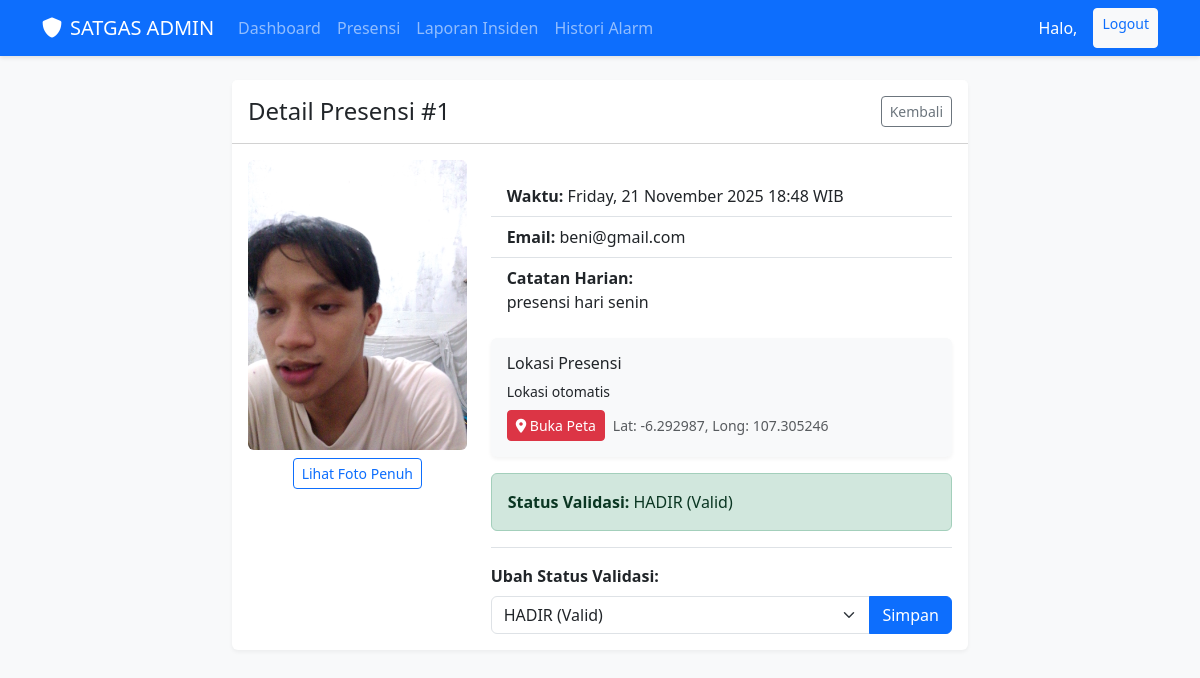
Page /dashboard/presensi/1/ (signed in) on the earlier database version.
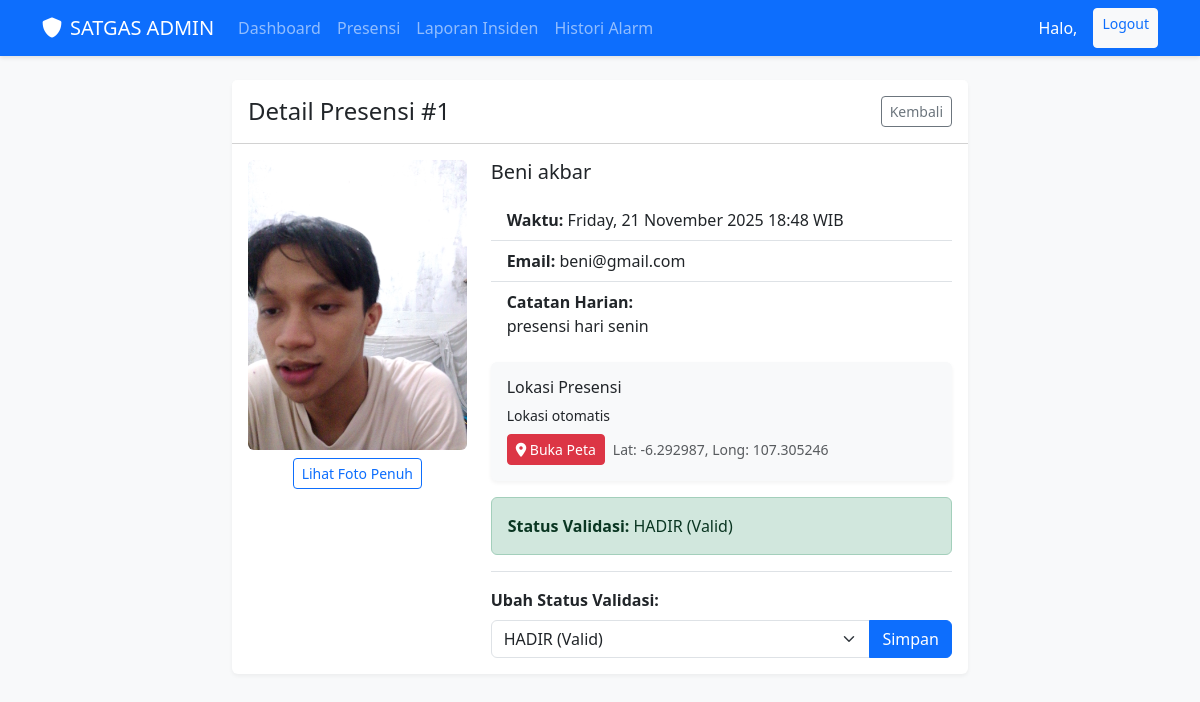
Same page on the later database version.
### core/models.py (models this page shows, shortened)
class Presensi(models.Model):
    petugas = models.ForeignKey(User, on_delete=models.CASCADE, related_name='presensi_set')
    timestamp = models.DateTimeField(auto_now_add=True)
    latitude = models.DecimalField(max_digits=9, decimal_places=6)
    longitude = models.DecimalField(max_digits=9, decimal_places=6)
    location_note = models.CharField(max_length=255, help_text="Alamat atau nama lokasi presensi.")
    note = models.TextField(help_text="Catatan harian dari petugas (e.g., 'Presensi Harian').")
    selfie_photo = models.ImageField(upload_to='presensi_photos/')
    STATUS_PRESENSI_CHOICES = [
        ('hadir', 'Hadir'), # Default saat kirim
        ('tidak_hadir', 'Tidak Hadir'), # Jika dibatalkan admin
        ('diluar_lokasi', 'Kehadiran Diluar Lokasi'), # Jika lokasi tidak valid
    ]
    status_validasi = models.CharField(
        max_length=20,
        choices=STATUS_PRESENSI_CHOICES,
        default='hadir'
    )
    class Meta:
        pass

class User(AbstractUser):
    username = None
    email = models.EmailField(unique=True)
    phone_number = models.CharField(max_length=15, blank=True, null=True)
    profile_picture = models.ImageField(upload_to=user_directory_path, blank=True, null=True)
    is_admin = models.BooleanField(default=False)
    is_petugas = models.BooleanField(default=True)
    USERNAME_FIELD = 'email'
    REQUIRED_FIELDS = []
    objects = UserManager()

### core/web_views.py (the view, shortened to what this page needs)
# urls.py: path('dashboard/presensi/<int:pk>/', WebPresensiDetailView.as_view(), name='web-presensi-detail'),
class WebPresensiDetailView(LoginRequiredMixin, AdminRequiredMixin, DetailView):
    model = Presensi
    template_name = 'core/presensi_detail.html'
    context_object_name = 'presensi'

### core/web_views.py (called while the page is built)
    def test_func(self):
        return self.request.user.is_authenticated and self.request.user.is_admin

### core/templates/core/presensi_detail.html (shortened to what the changed rows need)
{% extends 'core/base.html' %}
{% block content %}
<div class="row justify-content-center">
    <div class="col-md-8">
        <div class="card">
            <div class="card-header bg-white d-flex justify-content-between align-items-center py-3">
                <h4 class="mb-0">Detail Presensi #{{ presensi.id }}</h4>
                <a href="{% url 'web-presensi-list' %}" class="btn btn-outline-secondary btn-sm">Kembali</a>
            </div>
            <div class="card-body">
                <div class="row">
                    <div class="col-md-4 mb-3">
                        {% if presensi.selfie_photo %}
                        <img src="{{ presensi.selfie_photo.url }}" class="img-fluid rounded mb-2" alt="Selfie">
                        <div class="text-center">
                            <a href="{{ presensi.selfie_photo.url }}" target="_blank" class="btn btn-sm btn-outline-primary">Lihat Foto Penuh</a>
                        </div>
                        {% else %}
                        <div class="bg-light p-5 text-center text-muted rounded">No Photo</div>
                        {% endif %}
                    </div>
                    <div class="col-md-8">
                        <h5 class="mb-3">{{ presensi.petugas.first_name }} {{ presensi.petugas.last_name }}</h5>
                        <ul class="list-group list-group-flush mb-3">
                            <li class="list-group-item">
                                <strong>Waktu:</strong> {{ presensi.timestamp|date:"l, d F Y H:i" }} WIB
                            </li>
                            <li class="list-group-item">
                                <strong>Email:</strong> {{ presensi.petugas.email }}
                            </li>
                            <li class="list-group-item">
                                <strong>Catatan Harian:</strong><br>
                                {{ presensi.note|default:"-" }}
                            </li>
                        </ul>
                        <div class="card bg-light mb-3">
                            <div class="card-body p-3">
                                <h6>Lokasi Presensi</h6>
                                <p class="small mb-2">{{ presensi.location_note|default:"-" }}</p>
                                <div class="d-flex gap-2">
                                    <a href="https://www.google.com/maps?q={{ presensi.latitude }},{{ presensi.longitude }}" target="_blank" class="btn btn-sm btn-danger">
                                        <i class="fas fa-map-marker-alt"></i> Buka Peta
                                    </a>
                                    <div class="text-muted small align-self-center">
                                        Lat: {{ presensi.latitude }}, Long: {{ presensi.longitude }}
                                    </div>
                                </div>
                            </div>
                        </div>
                        <div class="alert {% if presensi.status_validasi == 'hadir' %}alert-success{% elif presensi.status_validasi == 'tidak_hadir' %}alert-danger{% else %}alert-warning{% endif %}">
                            <strong>Status Validasi:</strong>
                            {% if presensi.status_validasi == 'hadir' %}HADIR (Valid)
                            {% elif presensi.status_validasi == 'tidak_hadir' %}TIDAK HADIR (Tidak Valid)
                            {% else %}KEHADIRAN DILUAR LOKASI
                            {% endif %}
                        </div>
                        <form method="post" class="mt-3 border-top pt-3">
                            <label class="form-label fw-bold">Ubah Status Validasi:</label>
                            <div class="input-group">
                                <select name="status_validasi" class="form-select">
                                    <option value="hadir" {% if presensi.status_validasi == 'hadir' %}selected{% endif %}>HADIR (Valid)</option>
                                </select>
                                <button type="submit" class="btn btn-primary">Simpan</button>
                            </div>
                        </form>
                    </div>
                </div>
            </div>
        </div>
    </div>
</div>
{% endblock %}

Differences in the rows shown:
changed through a linked row, Presensi "presensi hari senin": petugas.first_name (not shown) → "Beni"; petugas.last_name (not shown) → "akbar"
